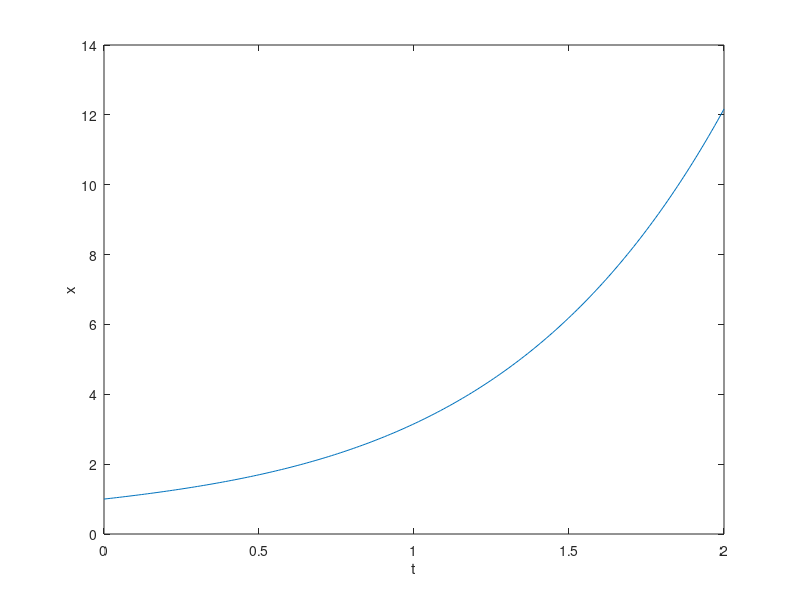

Write the MATLAB code that produced this figure.
#x' =  t^2 + x, 0<t<=2
#x(0) = 1 
clc; clear;
f = @(t,x) t^2+x;
x_0 = 1.0;

h = 1e-2; 
t_0 = 0;
t_f = 2;
N = 2/h;
t = linspace(t_0,t_f,N);

h = abs(t(2)-t(1));
x = zeros(1,N);
x(1) = x_0;
K1 = @(h,t,x) f(t,x)
K2 = @(h,t,x) f(t+0.5*h,x+0.5*h*f(t,x));
phi = @(h,t,x) K2(h,t,x)
for n= 1:N-1
  x(n+1) = x(n) + h*phi(h,t(n),x(n));
 end
 
 plot(t,x);
 xlabel('t'), ylabel('x');
 